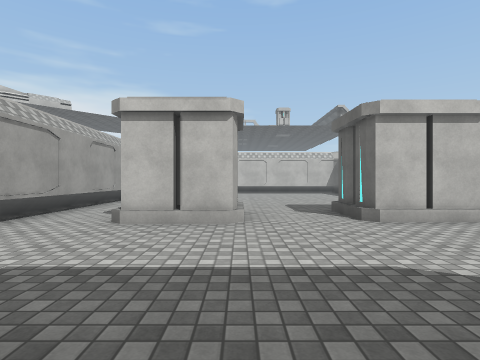
view 1 (above)

17 first-person views from a walk through a 3-D level made in the Unity game engine. The camera is 1.2 m above the floor, looks level and sees 80° across. The floor is counted in squares, 2 m on a side. Each view is taken from the middle of a square. On the plan, view 1 faces up. The plan holds only what a view shows up to about 9 squares ahead; the rest is blank. The place goes on beyond the plan. The player is left out. Surface patterns are stand-ins for the level's own textures.

view 2
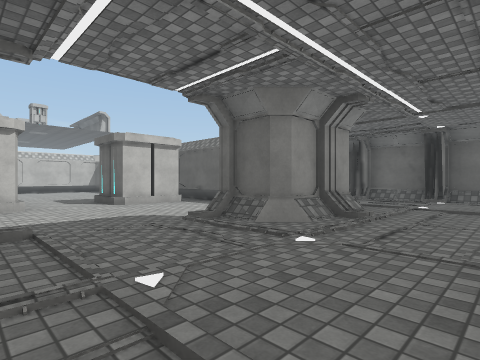

view 3
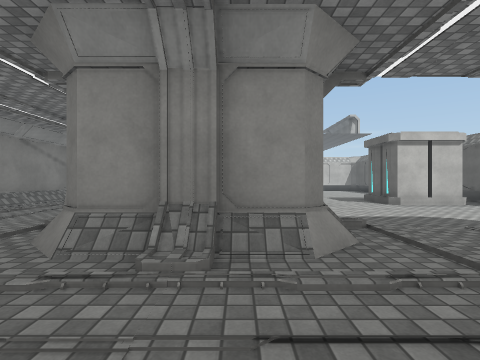

view 4
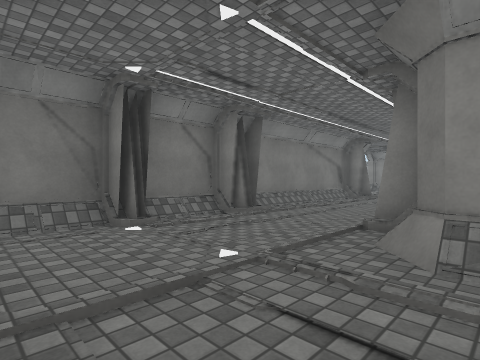

view 5
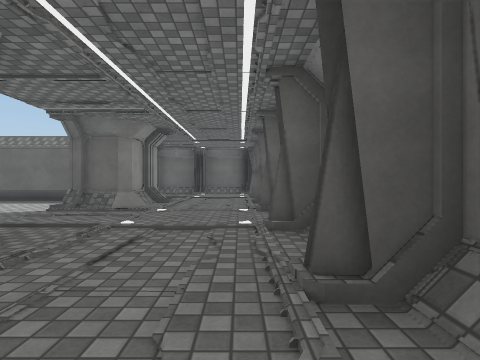

view 6
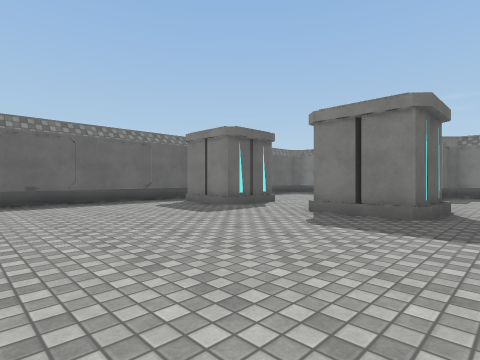

view 7
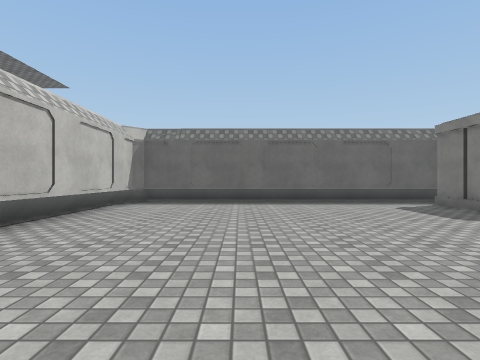

view 8
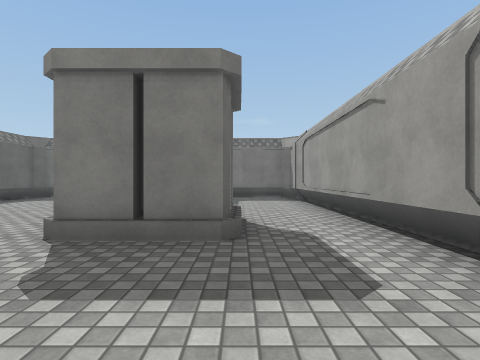

view 9
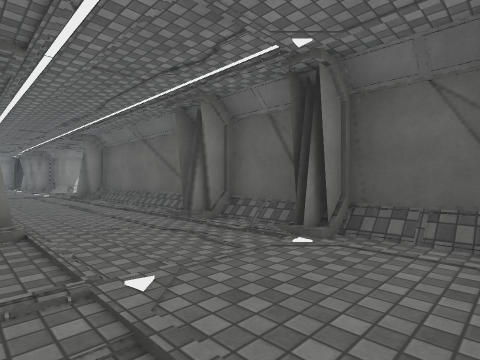

view 10
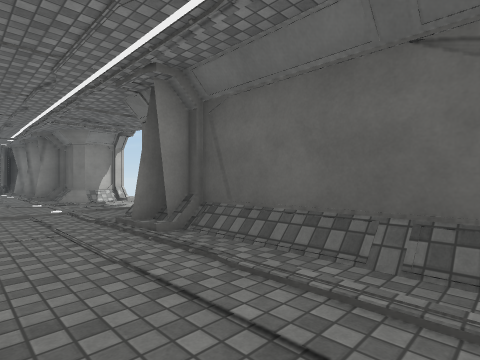

view 11
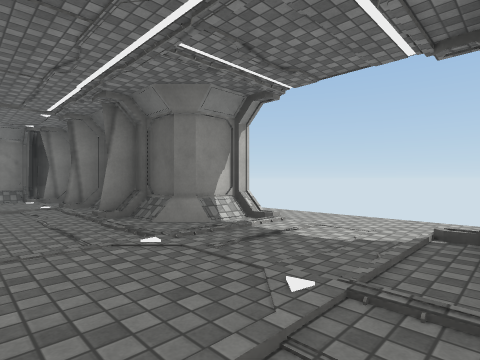

view 12
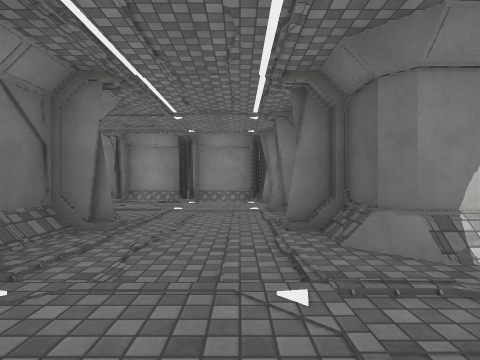

view 13
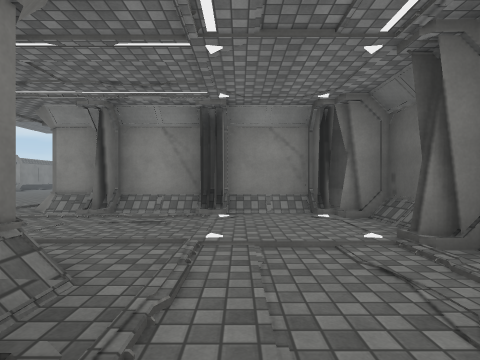

view 14
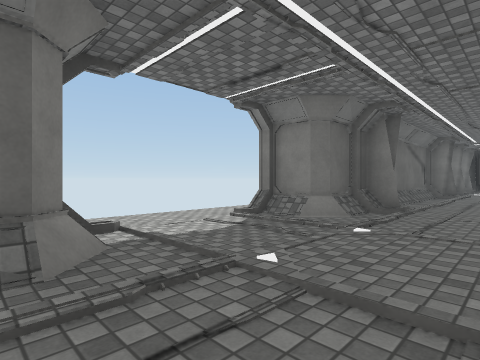

view 15
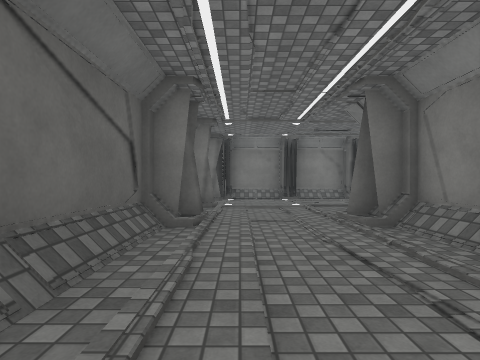

view 16
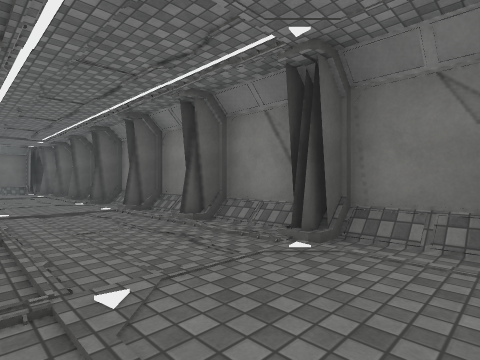

view 17
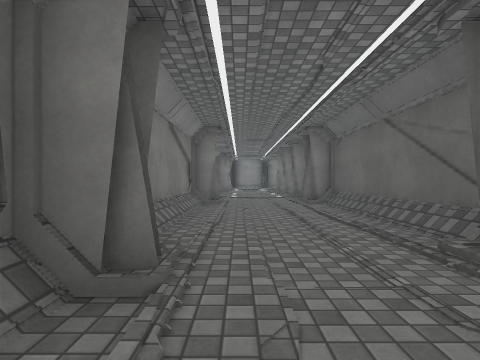

### Floor plan
Key: @ floor where view 1 was taken; # wall or solid block; . floor; / step, stairs or slope; B battery.
Columns run from 7 left of view 1 to 11 right of it. Each row starts with its distance up from view 1.
 17          #######
 16           .....#
 15           .....#
 14        ######..#
 13       ......#..#
 12      .......#..#
 11     ........#..##..
 10     ........#......
  9    #........#..//..
  8  ..#........#..##..
  7 #..#........#..#
  6 #..#.BBB.BBB#..#
  5 #..#.BBB.BBB#..#
  4 #..#........#..#
  3 #..#........#..#
  2 #..#........#..#
  1 #..#........#..#
  0 #..####@..###..#
 -1 #...##....##...#
 -2 #..............#
 -3 #..////..////. #
 -4 ###############

Where each view was taken, in squares from view 1:
view 1: 0 up, 0 right, facing up
view 2: 3 down, 1 left, facing up-right
view 3: 3 down, 2 left, facing up
view 4: 3 down, 3 left, facing up-left
view 5: 3 down, 4 left, facing right
view 6: 11 up, 3 left, facing down-right
view 7: 11 up, 3 left, facing right
view 8: 9 up, 2 left, facing down
view 9: 3 down, 5 right, facing up-right
view 10: 3 up, 6 right, facing up-right
view 11: 8 up, 6 right, facing up-right
view 12: 9 up, 7 right, facing up
view 13: 12 up, 6 right, facing up
view 14: 12 up, 6 right, facing down-right
view 15: 5 up, 7 right, facing down
view 16: 1 down, 6 left, facing down-right
view 17: 1 down, 6 left, facing up
